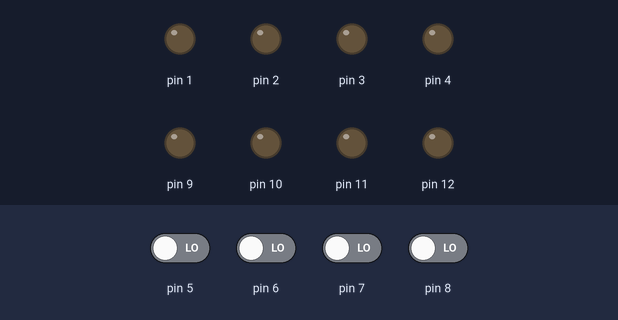
Simulated run of this sketch. Board: Arduino Uno, built with avr-gcc and run on an emulated ATmega328P. On the bench: output pins drawn as LEDs (lit = HIGH). Dashed ring = blinking. The test bench sets the inputs (shaded band); at power-on: pin 5–8 LOW.

Above: at 1.2 s.
1.3 s: pin 5 driven HIGH
At 1.67 s:
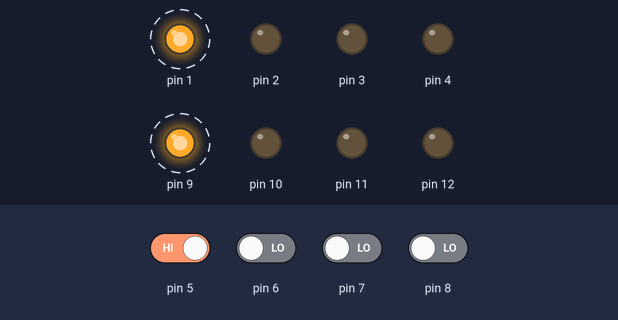
4.3 s: pin 5 driven LOW
At 5.4 s:
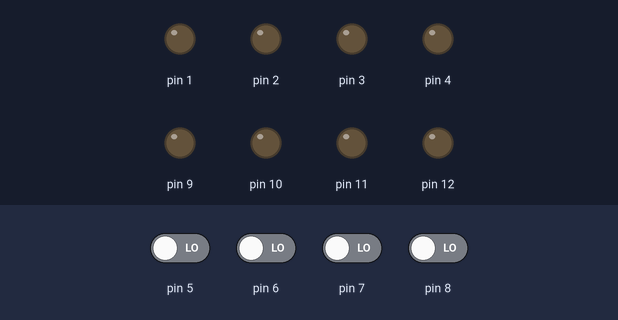
5.8 s: pin 6 driven HIGH
At 6.17 s:
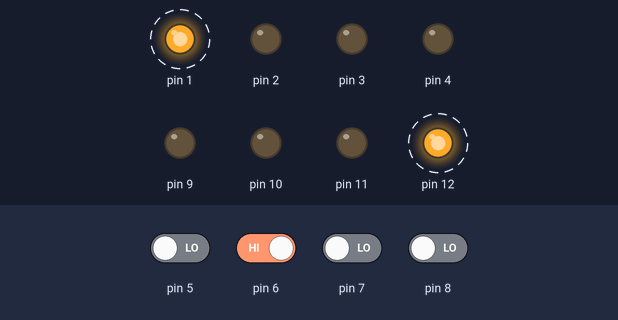
8.8 s: pin 6 driven LOW
At 10.0 s:
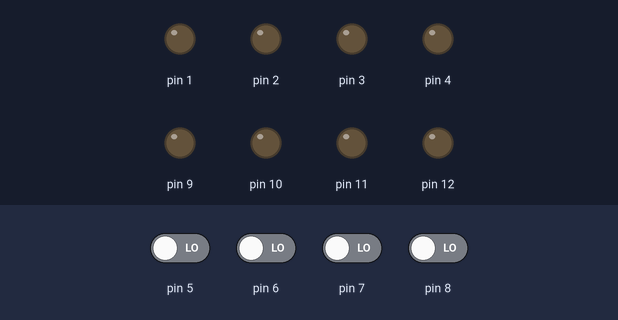
Timing chart, 0 to 11.3 s (numbered marks = the images above; inputs shaded):
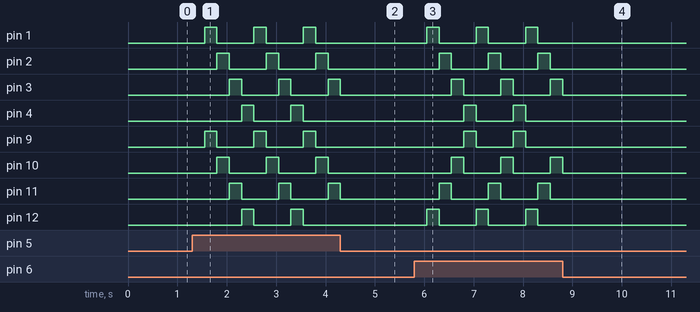

Measured:
- after the input at 1.3 s, pin 1: alternates HIGH for 0.25 s and LOW for 0.75 s, starting after 0.25 s; pin 2: alternates HIGH for 0.25 s and LOW for 0.75 s, starting after 0.50 s
- after the input at 4.3 s, pin 1, pin 9: stays LOW (without the input it goes to HIGH after 0.25 s); pin 2, pin 10: stays LOW (without the input it goes to HIGH after 0.50 s); pin 3, pin 11: goes on until 4.3 s, then stays LOW; pin 4, pin 12: stops changing and stays LOW
- after the input at 5.8 s, pin 1: alternates HIGH for 0.25 s and LOW for 0.75 s, starting after 0.25 s; pin 2: alternates HIGH for 0.25 s and LOW for 0.75 s, starting after 0.50 s
- after the input at 8.8 s, pin 1, pin 2, pin 4, pin 9, pin 11, pin 12: stops changing and stays LOW; pin 3, pin 10: goes on until 8.8 s, then stays LOW

The sketch:

PROYECTO_MOTOR.ino
```cpp
#include "clases.h"
int e1=5;
int e2=6;
int e3=7;
int e4=8;
int s1=1;
int s2=2;
int s3=3;
int s4=4;
int s5=9;
int s6=10;
int s7=11;
int s8=12;
int d=250;
decision o(s1,s2,s3,s4,s5,s6,s7,s8,e1,e2,e3,e4,d);
void setup() {
  o.modo();
}

void loop() {
  o.ifs();
}
```

clases.cpp
```cpp
#include <Arduino.h>
class movs{
  private:
    //pines del motor
    int da1;
    int da2;
    int da3;
    int da4;
  public:
    movs(int _da1,int _da2,int _da3,int _da4){
      da1=_da1;
      da2=_da2;
      da3=_da3;
      da4=_da4;
    }
    void c1(){
          digitalWrite(da1,HIGH);
          digitalWrite(da2,LOW);
          digitalWrite(da3,LOW);
          digitalWrite(da4,LOW);
    }
    void c2(){
          digitalWrite(da1,LOW);
          digitalWrite(da2,HIGH);
          digitalWrite(da3,LOW);
          digitalWrite(da4,LOW);
    }
    void c3(){
          digitalWrite(da1,LOW);
          digitalWrite(da2,LOW);
          digitalWrite(da3,HIGH);
          digitalWrite(da4,LOW);
    }
    void c4(){
          digitalWrite(da1,LOW);
          digitalWrite(da2,LOW);
          digitalWrite(da3,LOW);
          digitalWrite(da4,HIGH);
    }
};
class mov_motor{
  private:
    //primer motor
    int lida1;
    int lida2;
    int lida3;
    int lida4;
    //segundo motor
    int lida5;
    int lida6;
    int lida7;
    int lida8;
    int del;
    int e;
    int cont=1;
  public:
    mov_motor(int _lida1,int _lida2,int _lida3,int _lida4,int _lida5,int _lida6,int _lida7,int _lida8,int _e,int _del){
      lida1=_lida1;
      lida2=_lida2;
      lida3=_lida3;
      lida4=_lida4;
      lida5=_lida5;
      lida6=_lida6;
      lida7=_lida7;
      lida8=_lida8;
      e=_e;
      del=_del;
    }

    void left(){//izquierda es arriba
      movs u1(lida1,lida2,lida3,lida4);
      movs u2(lida5,lida6,lida7,lida8);
      while(digitalRead(e)==1){
      switch(cont){
        case 1:
          delay(del);
          u1.c4();
          u2.c4();
          cont=2;
        case 2:
          delay(del);
          u1.c3();
          u2.c3();
          cont=3;
        case 3:
          delay(del);
          u1.c2();
          u2.c2();
          cont=4;
        case 4:
          delay(del);
          u1.c1();
          u2.c1();
          cont=1;
      }
      }
    }
    void rigth(){
      movs u1(lida1,lida2,lida3,lida4);
      movs u2(lida5,lida6,lida7,lida8);
      while (digitalRead(e)==1){
      switch(cont){
        case 1:
          delay(del);
          u1.c1();
          u2.c1();
          cont=2;
        case 2:
          delay(del);
          u1.c2();
          u2.c2();
          cont=3;
        case 3:
          delay(del);
          u1.c3();
          u2.c3();
          cont=4;
        case 4:
          delay(del);
          u1.c4();
          u2.c4();
          cont=1;
      }
      }
    }
    void down(){
       movs u1(lida1,lida2,lida3,lida4);
       movs u2(lida5,lida6,lida7,lida8);
       while(digitalRead(e)==1){
       switch(cont){
         case 1:
           delay(del);
           u1.c1();
           u2.c4();
           cont=2;
         case 2:
          delay(del);
           u1.c2();
           u2.c3();
           cont=3;
         case 3:
          delay(del);
           u1.c3();
           u2.c2();
           cont=4;
         case 4:
          delay(del);
           u1.c4();
           u2.c1();
           cont=1;
      }
      }
    }
    void up(){//arriba es izquierda
      movs u1(lida1,lida2,lida3,lida4);
      movs u2(lida5,lida6,lida7,lida8);
      while (digitalRead(e)==1){
      switch(cont){
        case 1:
          delay(del);
          u1.c4();
          u2.c1();
          cont=2;
        case 2:
          delay(del);
          u1.c3();
          u2.c2();
          cont=3;
        case 3:
          delay(del);
          u1.c2();
          u2.c3();
          cont=4;
        case 4:
          delay(del);
          u1.c1();
          u2.c4();
          cont=1;
      }
      }
    }
};
class decision{
  private:
    //pines de salida
    int lida1;
    int lida2;
    int lida3;
    int lida4;
    int lida5;
    int lida6;
    int lida7;
    int lida8;
    //pines de entrada
    int ent1;
    int ent2;
    int ent3;
    int ent4;
    //delay
    int del;
  public:
    decision(int _lida1,int _lida2,int _lida3,int _lida4,int _lida5,int _lida6,int _lida7,int _lida8,int _ent1,int _ent2,int _ent3,int _ent4,int _del){
      lida1=_lida1;
      lida2=_lida2;
      lida3=_lida3;
      lida4=_lida4;
      lida5=_lida5;
      lida6=_lida6;
      lida7=_lida7;
      lida8=_lida8;
      ent1=_ent1;
      ent2=_ent2;
      ent3=_ent3;
      ent4=_ent4;
      del=_del;
    }
    void modo(){
      pinMode(lida1,OUTPUT);
      pinMode(lida2,OUTPUT);
      pinMode(lida3,OUTPUT);
      pinMode(lida4,OUTPUT);
      pinMode(lida5,OUTPUT);
      pinMode(lida6,OUTPUT);
      pinMode(lida7,OUTPUT);
      pinMode(lida8,OUTPUT);
      pinMode(ent1,INPUT);
      pinMode(ent2,INPUT);
      pinMode(ent3,INPUT);
      pinMode(ent4,INPUT);
      digitalWrite(lida1,LOW);
      digitalWrite(lida2,LOW);
      digitalWrite(lida3,LOW);
      digitalWrite(lida4,LOW);
      digitalWrite(lida5,LOW);
      digitalWrite(lida6,LOW);
      digitalWrite(lida7,LOW);
      digitalWrite(lida8,LOW);
    }
    void ifs(){
      if(digitalRead(ent1)==0 && digitalRead(ent2)==0 && digitalRead(ent3)==0 && digitalRead(ent4)==0){
        digitalWrite(lida1,LOW);
        digitalWrite(lida2,LOW);
        digitalWrite(lida3,LOW);
        digitalWrite(lida4,LOW);
        digitalWrite(lida5,LOW);
        digitalWrite(lida6,LOW);
        digitalWrite(lida7,LOW);
        digitalWrite(lida8,LOW);
      }
      if (digitalRead(ent1)==1){
          mov_motor e(lida1,lida2,lida3,lida4,lida5,lida6,lida7,lida8,ent1,del);
          e.rigth();
      }
      if (digitalRead(ent2)==1){
          mov_motor e(lida1,lida2,lida3,lida4,lida5,lida6,lida7,lida8,ent2,del);
          e.down();
      }
      if (digitalRead(ent3)==1){
          mov_motor e(lida1,lida2,lida3,lida4,lida5,lida6,lida7,lida8,ent3,del);
          e.up();
      }
      if(digitalRead(ent4)==1){
          mov_motor e(lida1,lida2,lida3,lida4,lida5,lida6,lida7,lida8,ent4,del);
          e.left();
      }
}
};
```

clases.h
```cpp
#include "clases.cpp"
class decision;
```
